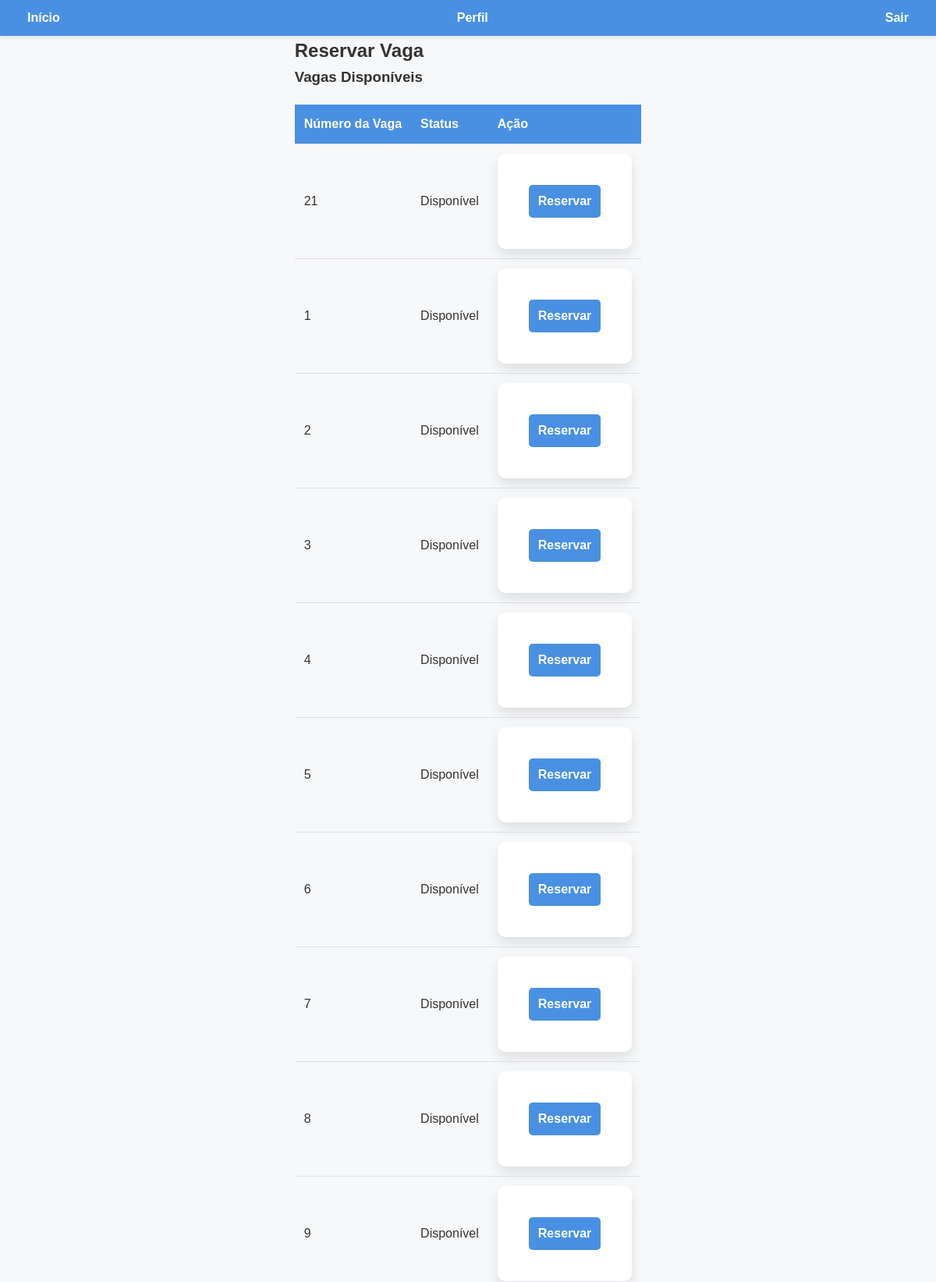
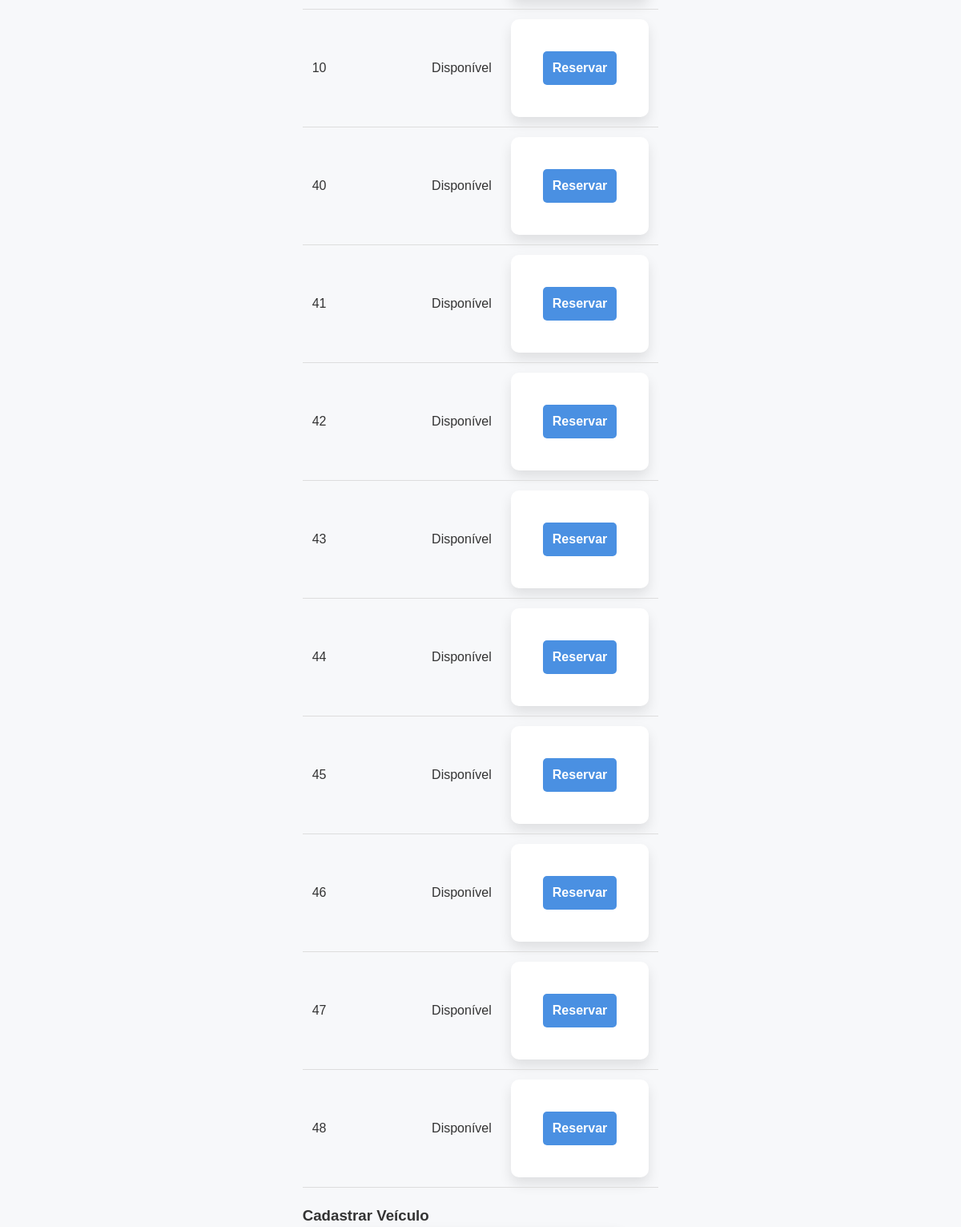
The app's page /aluno_dashboard.php (signed in, upper part) with its own data (2 pictures, top to bottom).
### tables this page shows
CREATE TABLE `vagas` (
  `id` int(11) NOT NULL,
  `numero` int(11) NOT NULL,
  `status` enum('disponivel','ocupada') NOT NULL DEFAULT 'disponivel',
  `veiculo_id` int(11) DEFAULT NULL
);

### aluno_dashboard.php (the view, shortened to what this page needs)
<?php
include 'db.php';
$sql = "SELECT id, numero, status FROM vagas";
$result_vagas = $conn->query($sql);
?>
<!DOCTYPE html>
<html lang="pt-BR">
<head>
    <link rel="stylesheet" href="style.css">
</head>
<body>
    <header>
        <nav>
            <ul>
                <li><a href="inicio.php">Início</a></li>
                <li><a href="perfil.php">Perfil</a></li>
                <li><a href="logout.php">Sair</a></li>
            </ul>
        </nav>
    </header>
    <main>
        <section class="dashboard">
            <h2>Reservar Vaga</h2>
            <h3>Vagas Disponíveis</h3>
            <table>
                <tr>
                    <th>Número da Vaga</th>
                    <th>Status</th>
                    <th>Ação</th>
                </tr>
                <?php while ($vaga = $result_vagas->fetch_assoc()): ?>
                    <tr>
                        <td><?php echo $vaga['numero']; ?></td>
                        <td><?php echo $vaga['status'] === 'disponivel' ? 'Disponível' : 'Ocupada'; ?></td>
                        <td>
                            <?php if ($vaga['status'] === 'disponivel'): ?>
                                <form action="" method="POST">
                                    <button type="submit" name="reservar_vaga">Reservar</button>
                                </form>
                            <?php else: ?>
                                N/A
                            <?php endif; ?>
                        </td>
                    </tr>
                <?php endwhile; ?>
            </table>
            <h3>Cadastrar Veículo</h3>
        </section>
    </main>
</body>
</html>

### style.css (style rules this page uses)
* { box-sizing: border-box; margin: 0; padding: 0; }
body { font-family: 'Arial', sans-serif; background-color: #f7f8fa; color: #333; line-height: 1.6; }
header { background-color: #4a90e2; color: #fff; padding: 10px 20px; position: sticky; top: 0; z-index: 1000; box-shadow: 0 2px 5px rgba(0, 0, 0, 0.1); }
nav ul { list-style: none; display: flex; justify-content: space-between; }
nav ul li { margin: 0 15px; }
nav ul li a { color: #fff; text-decoration: none; font-weight: bold; transition: color 0.3s; }
main { display: flex; justify-content: center; align-items: center; min-height: 80vh; }
form { background: #fff; padding: 40px; width: 100%; max-width: 400px; border-radius: 10px; box-shadow: 0 8px 16px rgba(0, 0, 0, 0.1); }
form button { width: 100%; padding: 12px; background-color: #4a90e2; color: #fff; font-weight: bold; border: none; border-radius: 5px; font-size: 1em; cursor: pointer; transition: background 0.3s; }
table { width: 100%; border-collapse: collapse; margin: 20px 0; }
table th, table td { padding: 12px; text-align: left; border-bottom: 1px solid #ddd; }
table th { background-color: #4a90e2; color: #fff; }

### records on screen
vagas: numero "21", status "Disponível"
vagas: numero "1", status "Disponível"
vagas: numero "2", status "Disponível"
vagas: numero "3", status "Disponível"
vagas: numero "4", status "Disponível"
vagas: numero "5", status "Disponível"
vagas: numero "6", status "Disponível"
vagas: numero "7", status "Disponível"
vagas: numero "8", status "Disponível"
vagas: numero "9", status "Disponível"
vagas: numero "10", status "Disponível"
vagas: numero "40", status "Disponível"
vagas: numero "41", status "Disponível"
vagas: numero "42", status "Disponível"
vagas: numero "43", status "Disponível"
vagas: numero "44", status "Disponível"
vagas: numero "45", status "Disponível"
vagas: numero "46", status "Disponível"
vagas: numero "47", status "Disponível"
vagas: numero "48", status "Disponível"
